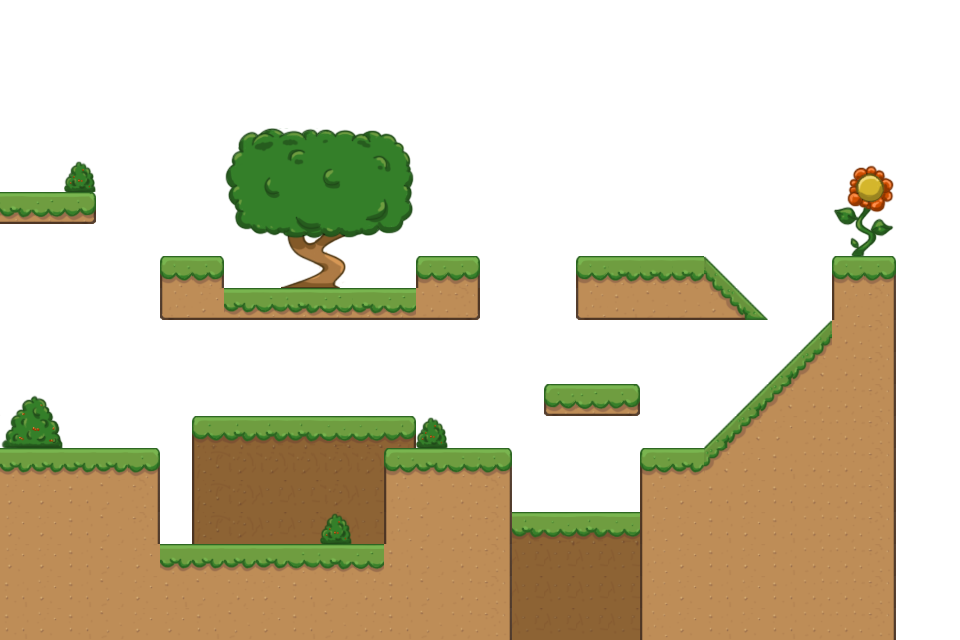

This game map was drawn from its Tiled (.tmx) file and the tilesets committed beside it. A one-line description and the trimmed map source follow:
An orthogonal 30x20 tile map with 32x32 px tiles, 3 tile layers (background, ground, frontground), 2 tilesets and 7 objects (3x flairy, 2x soldier, earm, goal).

<map version="1.10" tiledversion="1.10.0" orientation="orthogonal" renderorder="right-down" width="30" height="20" tilewidth="32" tileheight="32" infinite="0" backgroundcolor="#ffffff" nextlayerid="5" nextobjectid="8">
 <properties>
  <property name="JUMP" value="6" />
 </properties>
 <tileset firstgid="1" name="tiles" tilewidth="32" tileheight="32" tilecount="100" columns="10">
  <image source="tiles.png" width="320" height="320" />
  <tile id="0">
   <properties>
    <property name="type" value="TOPL" />
   </properties>
  </tile>
  <tile id="1">
   <properties>
    <property name="type" value="TOP" />
   </properties>
  </tile>
  <tile id="2">
   <properties>
    <property name="type" value="TOP" />
   </properties>
  </tile>
  <tile id="3">
   <properties>
    <property name="type" value="TOP" />
   </properties>
  </tile>
  <tile id="4">
   <properties>
    <property name="type" value="TOP" />
   </properties>
  </tile>
  <tile id="5">
   <properties>
    <property name="type" value="TOPR" />
   </properties>
  </tile>
  <tile id="6">
   <properties>
    <property name="type" value="TOP" />
   </properties>
  </tile>
  <tile id="7">
   <properties>
    <property name="type" value="TOP" />
   </properties>
  </tile>
  <tile id="8">
   <properties>
    <property name="type" value="TOP" />
   </properties>
  </tile>
  <tile id="9">
   <properties>
    <property name="type" value="TOP" />
   </properties>
  </tile>
  <tile id="10">
   <properties>
    <property name="type" value="LEFT" />
   </properties>
  </tile>
  <tile id="15">
   <properties>
    <property name="type" value="RIGHT" />
   </properties>
  </tile>
  <tile id="20">
   <properties>
    <property name="type" value="DGL1" />
   </properties>
  </tile>
  <tile id="21">
   <properties>
    <property name="type" value="NB" />
   </properties>
  </tile>
  <tile id="22">
   <properties>
    <property name="type" value="NB" />
   </properties>
  </tile>
  <tile id="23">
   <properties>
    <property name="type" value="DGR1" />
   </properties>
  </tile>
  <tile id="31">
   <properties>
    <property name="type" value="DGL1" />
   </properties>
  </tile>
  <tile id="32">
   <properties>
    <property name="type" value="DGR1" />
   </properties>
  </tile>
  <tile id="36">
   <properties>
    <property name="type" value="NB" />
   </properties>
  </tile>
  <tile id="38">
   <properties>
    <property name="type" value="NB" />
   </properties>
  </tile>
  <tile id="39">
   <properties>
    <property name="type" value="NB" />
   </properties>
  </tile>
  <tile id="40">
   <properties>
    <property name="type" value="DGL1" />
   </properties>
  </tile>
  <tile id="41">
   <properties>
    <property name="type" value="NB" />
   </properties>
  </tile>
  <tile id="42">
   <properties>
    <property name="type" value="NB" />
   </properties>
  </tile>
  <tile id="43">
   <properties>
    <property name="type" value="DGR1" />
   </properties>
  </tile>
  <tile id="48">
   <properties>
    <property name="type" value="DGR4" />
   </properties>
  </tile>
  <tile id="49">
   <properties>
    <property name="type" value="DGR5" />
   </properties>
  </tile>
  <tile id="51">
   <properties>
    <property name="type" value="DGL1" />
   </properties>
  </tile>
  <tile id="52">
   <properties>
    <property name="type" value="DGR1" />
   </properties>
  </tile>
  <tile id="70">
   <properties>
    <property name="type" value="LEFT" />
   </properties>
  </tile>
  <tile id="75">
   <properties>
    <property name="type" value="RIGHT" />
   </properties>
  </tile>
  <tile id="80">
   <properties>
    <property name="type" value="TOPL" />
   </properties>
  </tile>
  <tile id="81">
   <properties>
    <property name="type" value="TOP" />
   </properties>
  </tile>
  <tile id="82">
   <properties>
    <property name="type" value="TOP" />
   </properties>
  </tile>
  <tile id="83">
   <properties>
    <property name="type" value="TOP" />
   </properties>
  </tile>
  <tile id="84">
   <properties>
    <property name="type" value="TOP" />
   </properties>
  </tile>
  <tile id="85">
   <properties>
    <property name="type" value="TOP" />
   </properties>
  </tile>
  <wangsets>
   <wangset name="Terrains" type="corner" tile="-1">
    <wangcolor name="Test1" color="#ff0000" tile="-1" probability="1" />
    <wangcolor name="asd" color="#00ff00" tile="1" probability="1" />
    <wangtile tileid="0" wangid="0,1,0,1,0,1,0,1" />
    <wangtile tileid="1" wangid="0,1,0,1,0,1,0,1" />
    <wangtile tileid="2" wangid="0,1,0,1,0,1,0,1" />
    <wangtile tileid="3" wangid="0,1,0,1,0,1,0,1" />
    <wangtile tileid="4" wangid="0,1,0,1,0,1,0,1" />
    <wangtile tileid="5" wangid="0,1,0,1,0,1,0,1" />
    <wangtile tileid="10" wangid="0,1,0,1,0,1,0,1" />
    <wangtile tileid="11" wangid="0,1,0,1,0,1,0,1" />
    <wangtile tileid="12" wangid="0,1,0,1,0,1,0,1" />
    <wangtile tileid="13" wangid="0,1,0,1,0,1,0,1" />
    <wangtile tileid="14" wangid="0,1,0,1,0,1,0,1" />
    <wangtile tileid="15" wangid="0,1,0,1,0,1,0,1" />
   </wangset>
  </wangsets>
 </tileset>
 <tileset firstgid="101" name="props" tilewidth="32" tileheight="32" tilecount="100" columns="10">
  <image source="props.png" width="320" height="320" />
 </tileset>
 <layer id="1" name="background" width="30" height="20">
  <data>[600 cells, 1 non-empty, 1 distinct tile ids]</data>
 </layer>
 <layer id="2" name="ground" width="30" height="20">
  <data>[600 cells, 221 non-empty, 39 distinct tile ids]</data>
 </layer>
 <layer id="3" name="frontground" width="30" height="20">
  <data>[600 cells, 43 non-empty, 41 distinct tile ids]</data>
 </layer>
 <objectgroup id="4" name="avatars">
  <object id="1" name="earm" gid="25" x="11" y="417" width="32" height="32" />
  <object id="2" name="goal" gid="26" x="20" y="164" width="32" height="32" />
  <object id="3" name="soldier" gid="35" x="244" y="521" width="32" height="32" />
  <object id="4" name="soldier" gid="35" x="544" y="492" width="32" height="32" />
  <object id="5" name="flairy" gid="37" x="735" y="254" width="32" height="32" />
  <object id="6" name="flairy" gid="37" x="475" y="427" width="32" height="32" />
  <object id="7" name="flairy" gid="37" x="482" y="191" width="32" height="32" />
 </objectgroup>
</map>
